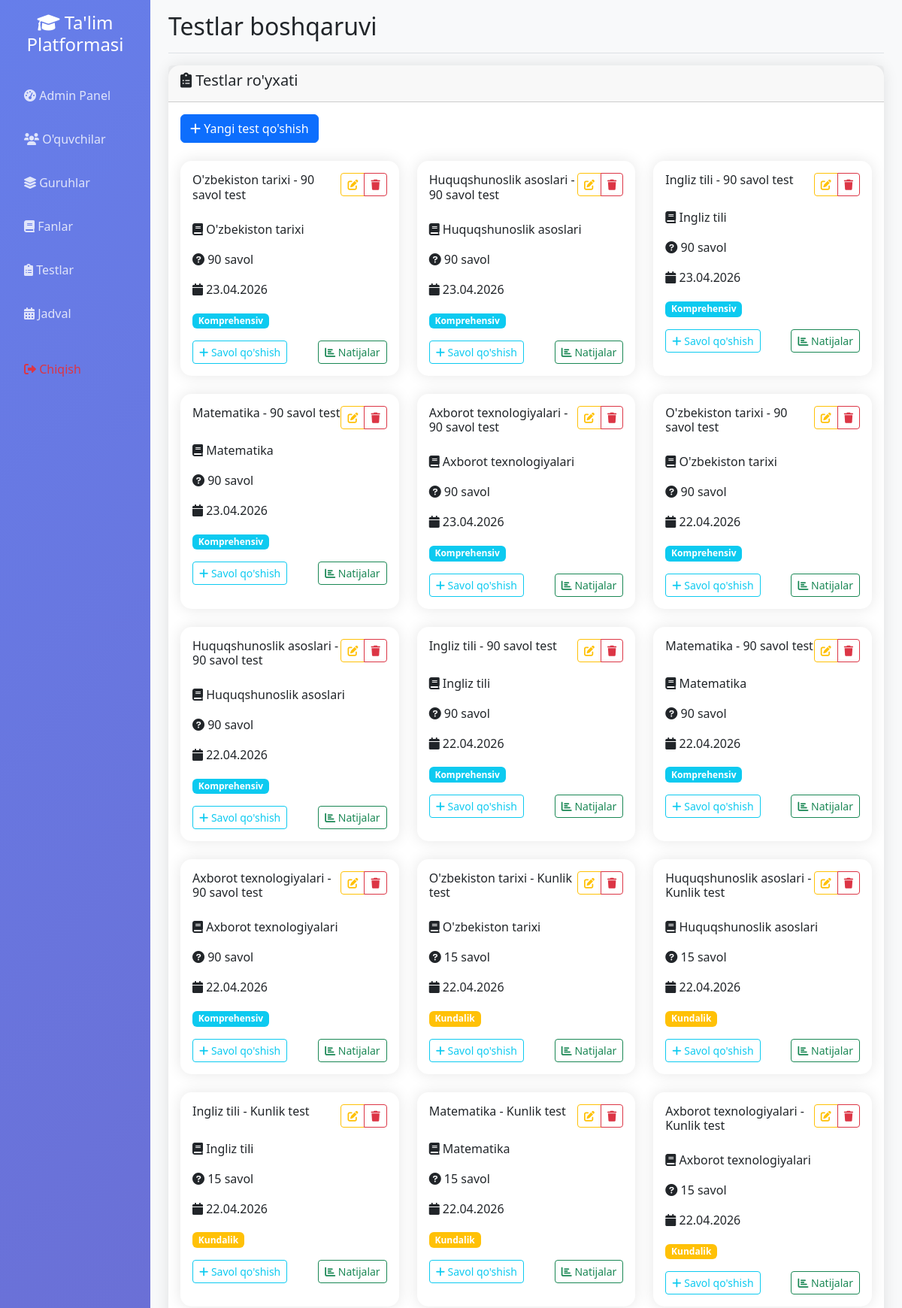
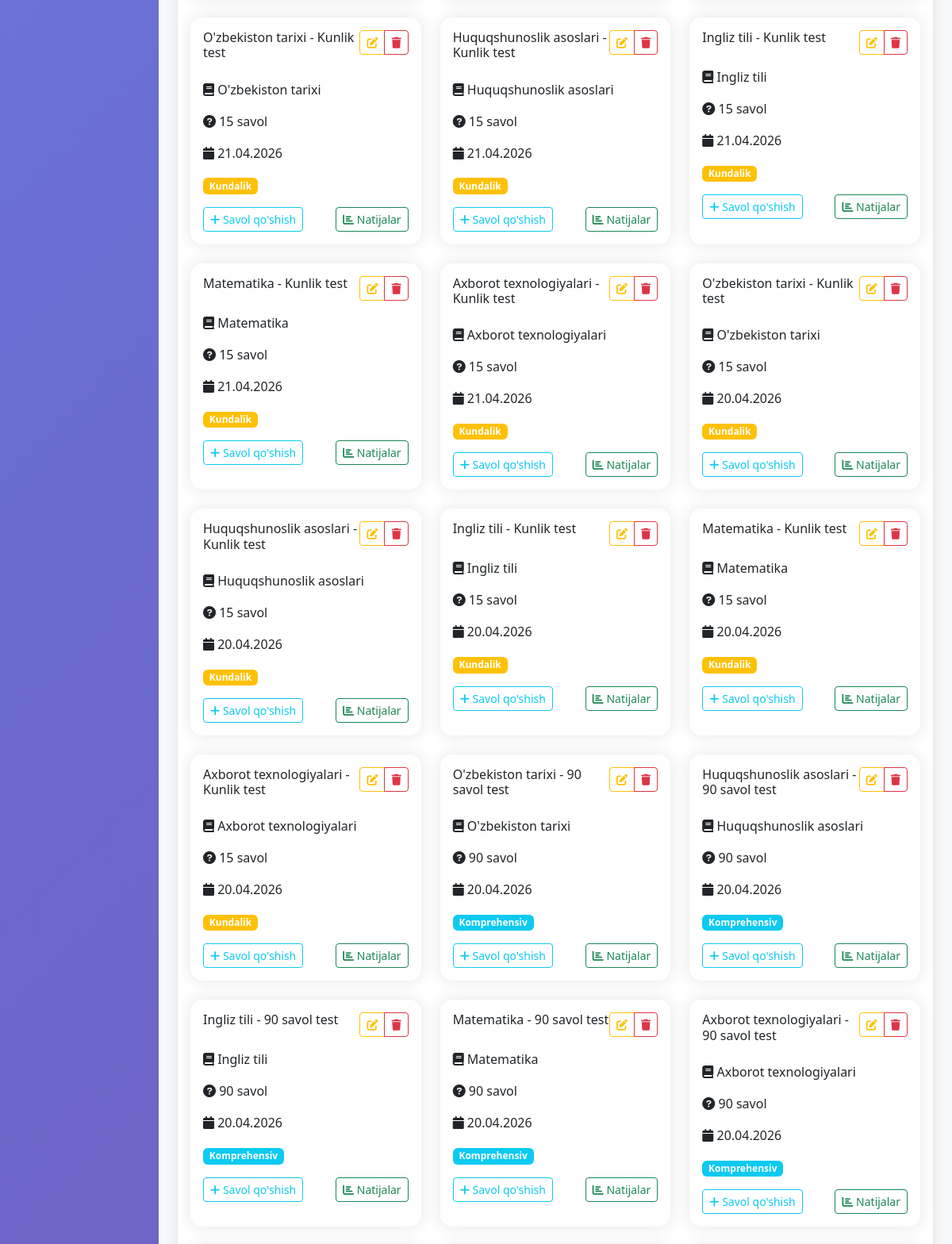
The page /admin/tests (signed in, upper part) on the database its author committed (2 pictures, top to bottom).
### app.py (models this page shows)
class Test(db.Model):
    __tablename__ = 'test'
    id = db.Column(db.Integer, primary_key=True)
    title = db.Column(db.String(200), nullable=False)
    subject_id = db.Column(db.Integer, db.ForeignKey('subject.id'), nullable=True)
    test_type = db.Column(db.String(20), nullable=False)  # 'daily', 'dtm', 'comprehensive'
    test_date = db.Column(db.Date, nullable=False)
    start_time = db.Column(db.Time, nullable=False)
    end_time = db.Column(db.Time, nullable=False)
    duration_minutes = db.Column(db.Integer, default=60)
    is_active = db.Column(db.Boolean, default=True)
    pdf_file_path = db.Column(db.String(500))  # PDF fayl yo'li
    pdf_filename = db.Column(db.String(255))   # PDF fayl nomi
    questions = db.relationship('Question', backref='test', lazy=True, cascade='all, delete-orphan')
    registrations = db.relationship('TestRegistration', backref='test', lazy=True, cascade='all, delete-orphan')
    results = db.relationship('TestResult', backref='test', lazy=True, cascade='all, delete-orphan')

class Subject(db.Model):
    __tablename__ = 'subject'
    id = db.Column(db.Integer, primary_key=True)
    name = db.Column(db.String(100), unique=True, nullable=False, index=True)
    description = db.Column(db.Text)
    pdf_file_path = db.Column(db.String(500))  # PDF fayl yo'li
    pdf_filename = db.Column(db.String(255))   # PDF fayl nomi
    topics = db.relationship('Topic', backref='subject', lazy=True, cascade='all, delete-orphan')
    tests = db.relationship('Test', backref='subject', lazy=True, cascade='all, delete-orphan')
    schedules = db.relationship('Schedule', backref='subject', lazy=True, cascade='all, delete-orphan')

### app.py (the view)
@app.route('/admin/tests')
def admin_tests():
    if not session.get('logged_in', False) or not session.get('is_admin', False):
        return redirect(url_for('login'))
    tests = Test.query.order_by(Test.test_date.desc()).all()
    subjects = Subject.query.all()
    return render_template('admin_tests.html', tests=tests, subjects=subjects)

### app.py (called while the page is built, shortened)
@app.context_processor
def inject_user():
    class CurrentUser:
        def __init__(self):
            self.is_authenticated = session.get('logged_in', False)
            self.is_admin = session.get('is_admin', False)
            self.is_group_leader = session.get('is_group_leader', False)
            self.username = session.get('username', '')
            self.id = session.get('user_id', None)
    return dict(current_user=CurrentUser(), datetime=datetime)

### templates/admin_tests.html (shortened to what this page needs)
{% extends "base.html" %}
{% block page_title %}Testlar boshqaruvi{% endblock %}
{% block content %}
<div class="row">
    <div class="col-12">
        <div class="card">
            <div class="card-header">
                <h5><i class="fas fa-clipboard-list"></i> Testlar ro'yxati</h5>
            </div>
            <div class="card-body">
                <div class="row mb-4">
                    <div class="col-12">
                        <button class="btn btn-primary" type="button" data-bs-toggle="collapse" data-bs-target="#addTestForm">
                            <i class="fas fa-plus"></i> Yangi test qo'shish
                        </button>
                    </div>
                </div>
                {% if tests %}
                <div class="row">
                    {% for test in tests %}
                    <div class="col-md-6 col-lg-4 mb-4">
                        <div class="card h-100">
                            <div class="card-body">
                                <div class="d-flex justify-content-between align-items-start mb-3">
                                    <h6 class="card-title">{{ test.title }}</h6>
                                    <div class="btn-group btn-group-sm">
                                        <a href="{{ url_for('admin_edit_test', test_id=test.id) }}" class="btn btn-outline-warning">
                                            <i class="fas fa-edit"></i>
                                        </a>
                                        <a href="{{ url_for('admin_delete_test', test_id=test.id) }}" class="btn btn-outline-danger" onclick="return confirm('Rostdan ham ushbu testni o\'chirmoqchimisiz?')">
                                            <i class="fas fa-trash"></i>
                                        </a>
                                    </div>
                                </div>
                                <div class="mb-3">
                                    <p class="card-text">
                                        <i class="fas fa-book"></i> {{ test.subject.name }}
                                    </p>
                                    <p class="card-text">
                                        <i class="fas fa-question-circle"></i> {{ test.questions|length }} savol
                                    </p>
                                    <p class="card-text">
                                        <i class="fas fa-calendar"></i> {{ test.test_date.strftime('%d.%m.%Y') }}
                                    </p>
                                </div>
                                <div class="mb-3">
                                    {% if test.test_type == 'daily' %}
                                        <span class="badge bg-warning">Kundalik</span>
                                    {% elif test.test_type == 'dtm' %}
                                        <span class="badge bg-danger">DTM</span>
                                    {% elif test.test_type == 'comprehensive' %}
                                        <span class="badge bg-info">Komprehensiv</span>
                                    {% endif %}
                                </div>
                                <div class="d-flex justify-content-between">
                                    <a href="{{ url_for('admin_test_questions', test_id=test.id) }}" class="btn btn-sm btn-outline-info">
                                        <i class="fas fa-plus"></i> Savol qo'shish
                                    </a>
                                    <a href="{{ url_for('admin_test_results', test_id=test.id) }}" class="btn btn-sm btn-outline-success">
                                        <i class="fas fa-chart-bar"></i> Natijalar
                                    </a>
                                </div>
                            </div>
                        </div>
                    </div>
                    {% endfor %}
                </div>
                {% else %}
                <div class="text-center py-5">
                    <i class="fas fa-clipboard-list fa-4x text-muted mb-3"></i>
                    <h4 class="text-muted">Testlar mavjud emas</h4>
                    <p class="text-muted">Yangi test qo'shing</p>
                </div>
                {% endif %}
            </div>
        </div>
    </div>
</div>
{% endblock %}

### static/css/enhanced_ui.css (style rules this page uses)
.btn-enhanced { position: relative; overflow: hidden; transition: all 0.3s ease; }
.card-enhanced { border: none; box-shadow: 0 10px 30px rgba(0, 0, 0, 0.1); transition: all 0.3s ease; }

### templates/base.html (style rules this page uses)
.card { border: none; border-radius: 15px; box-shadow: 0 0 20px rgba(0,0,0,0.1); transition: transform 0.3s; }

### rows shown on the page
Test: title "O'zbekiston tarixi - 90 savol test", subject.name "O'zbekiston tarixi", questions|length "90", test_date "23.04.2026", test_type "Komprehensiv"
Test: title "Huquqshunoslik asoslari - 90 savol test", subject.name "Huquqshunoslik asoslari", questions|length "90", test_date "23.04.2026", test_type "Komprehensiv"
Test: title "Ingliz tili - 90 savol test", subject.name "Ingliz tili", questions|length "90", test_date "23.04.2026", test_type "Komprehensiv"
Test: title "Matematika - 90 savol test", subject.name "Matematika", questions|length "90", test_date "23.04.2026", test_type "Komprehensiv"
Test: title "Axborot texnologiyalari - 90 savol test", subject.name "Axborot texnologiyalari", questions|length "90", test_date "23.04.2026", test_type "Komprehensiv"
Test: title "O'zbekiston tarixi - 90 savol test", subject.name "O'zbekiston tarixi", questions|length "90", test_date "22.04.2026", test_type "Komprehensiv"
Test: title "Huquqshunoslik asoslari - 90 savol test", subject.name "Huquqshunoslik asoslari", questions|length "90", test_date "22.04.2026", test_type "Komprehensiv"
Test: title "Ingliz tili - 90 savol test", subject.name "Ingliz tili", questions|length "90", test_date "22.04.2026", test_type "Komprehensiv"
Test: title "Matematika - 90 savol test", subject.name "Matematika", questions|length "90", test_date "22.04.2026", test_type "Komprehensiv"
Test: title "Axborot texnologiyalari - 90 savol test", subject.name "Axborot texnologiyalari", questions|length "90", test_date "22.04.2026", test_type "Komprehensiv"
Test: title "O'zbekiston tarixi - Kunlik test", subject.name "O'zbekiston tarixi", questions|length "15", test_date "22.04.2026", test_type "Kundalik"
Test: title "Huquqshunoslik asoslari - Kunlik test", subject.name "Huquqshunoslik asoslari", questions|length "15", test_date "22.04.2026", test_type "Kundalik"
Test: title "Ingliz tili - Kunlik test", subject.name "Ingliz tili", questions|length "15", test_date "22.04.2026", test_type "Kundalik"
Test: title "Matematika - Kunlik test", subject.name "Matematika", questions|length "15", test_date "22.04.2026", test_type "Kundalik"
Test: title "Axborot texnologiyalari - Kunlik test", subject.name "Axborot texnologiyalari", questions|length "15", test_date "22.04.2026", test_type "Kundalik"
Test: title "O'zbekiston tarixi - Kunlik test", subject.name "O'zbekiston tarixi", questions|length "15", test_date "21.04.2026", test_type "Kundalik"
Test: title "Huquqshunoslik asoslari - Kunlik test", subject.name "Huquqshunoslik asoslari", questions|length "15", test_date "21.04.2026", test_type "Kundalik"
Test: title "Ingliz tili - Kunlik test", subject.name "Ingliz tili", questions|length "15", test_date "21.04.2026", test_type "Kundalik"
Test: title "Matematika - Kunlik test", subject.name "Matematika", questions|length "15", test_date "21.04.2026", test_type "Kundalik"
Test: title "Axborot texnologiyalari - Kunlik test", subject.name "Axborot texnologiyalari", questions|length "15", test_date "21.04.2026", test_type "Kundalik"
Test: title "O'zbekiston tarixi - Kunlik test", subject.name "O'zbekiston tarixi", questions|length "15", test_date "20.04.2026", test_type "Kundalik"
Test: title "Huquqshunoslik asoslari - Kunlik test", subject.name "Huquqshunoslik asoslari", questions|length "15", test_date "20.04.2026", test_type "Kundalik"
Test: title "Ingliz tili - Kunlik test", subject.name "Ingliz tili", questions|length "15", test_date "20.04.2026", test_type "Kundalik"
Test: title "Matematika - Kunlik test", subject.name "Matematika", questions|length "15", test_date "20.04.2026", test_type "Kundalik"
Test: title "Axborot texnologiyalari - Kunlik test", subject.name "Axborot texnologiyalari", questions|length "15", test_date "20.04.2026", test_type "Kundalik"
Test: title "O'zbekiston tarixi - 90 savol test", subject.name "O'zbekiston tarixi", questions|length "90", test_date "20.04.2026", test_type "Komprehensiv"
Test: title "Huquqshunoslik asoslari - 90 savol test", subject.name "Huquqshunoslik asoslari", questions|length "90", test_date "20.04.2026", test_type "Komprehensiv"
Test: title "Ingliz tili - 90 savol test", subject.name "Ingliz tili", questions|length "90", test_date "20.04.2026", test_type "Komprehensiv"
Test: title "Matematika - 90 savol test", subject.name "Matematika", questions|length "90", test_date "20.04.2026", test_type "Komprehensiv"
Test: title "Axborot texnologiyalari - 90 savol test", subject.name "Axborot texnologiyalari", questions|length "90", test_date "20.04.2026", test_type "Komprehensiv"
